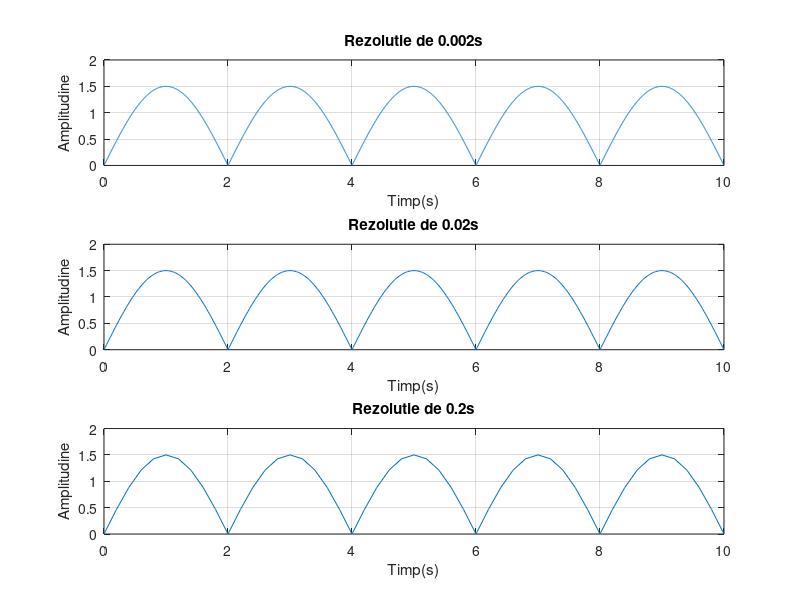

Write the MATLAB code that produced this figure.
t1=0:0.002:10;%esantionarea timpului
t2=0:0.02:10;
t3=0:0.2:10;

F=1/4;%calculeaza frecventa

w0=2*pi*F;%calculeaza pulsatia

subplot(3,1,1)%imparte fereastra pentru grafice in 3 sectiuni iar urmatorul grafic o sa fie afisat in prima sectiune
s1=abs(1.5*sin(w0*t1));%calculeaza semnalul sinusoidal dubla alternanta dupa prima esantionare
plot(t1,s1),grid, title('Rezolutie de 0.002s'),xlabel('Timp(s)'),ylabel('Amplitudine')%afiseaza graficul

subplot(3,1,2)
s2=abs(1.5*sin(w0*t2));
plot(t2,s2),grid, title('Rezolutie de 0.02s'),xlabel('Timp(s)'),ylabel('Amplitudine')

subplot(3,1,3)
s3=abs(1.5*sin(w0*t3));
plot(t3,s3),grid, title('Rezolutie de 0.2s'),xlabel('Timp(s)'),ylabel('Amplitudine')